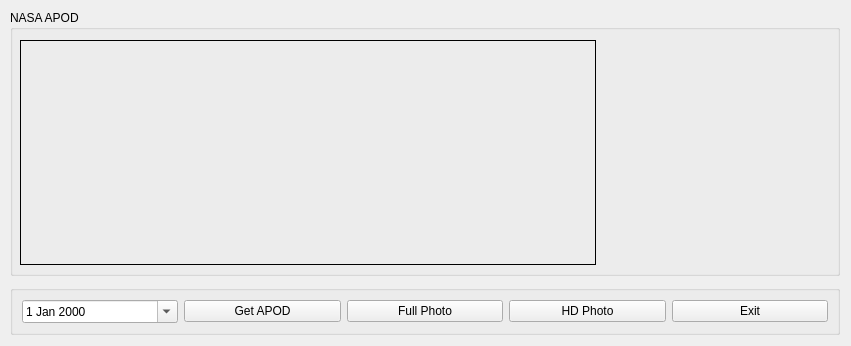
<?xml version="1.0" encoding="UTF-8"?>
<ui version="4.0">
 <class>MainWindow</class>
 <widget class="QMainWindow" name="MainWindow">
  <property name="geometry">
   <rect>
    <x>0</x>
    <y>0</y>
    <width>851</width>
    <height>346</height>
   </rect>
  </property>
  <property name="windowTitle">
   <string>NASA APOD Viewer</string>
  </property>
  <widget class="QWidget" name="centralwidget">
   <property name="palette">
    <palette>
     <active>
      <colorrole role="Window">
       <brush brushstyle="SolidPattern">
        <color alpha="255">
         <red>240</red>
         <green>240</green>
         <blue>240</blue>
        </color>
       </brush>
      </colorrole>
     </active>
     <inactive>
      <colorrole role="Window">
       <brush brushstyle="SolidPattern">
        <color alpha="255">
         <red>240</red>
         <green>240</green>
         <blue>240</blue>
        </color>
       </brush>
      </colorrole>
     </inactive>
     <disabled>
      <colorrole role="Window">
       <brush brushstyle="SolidPattern">
        <color alpha="255">
         <red>240</red>
         <green>240</green>
         <blue>240</blue>
        </color>
       </brush>
      </colorrole>
     </disabled>
    </palette>
   </property>
   <widget class="QGroupBox" name="groupBox_2">
    <property name="geometry">
     <rect>
      <x>10</x>
      <y>10</y>
      <width>830</width>
      <height>266</height>
     </rect>
    </property>
    <property name="title">
     <string>NASA APOD</string>
    </property>
    <widget class="QLabel" name="lbl_description">
     <property name="geometry">
      <rect>
       <x>10</x>
       <y>30</y>
       <width>576</width>
       <height>225</height>
      </rect>
     </property>
     <property name="frameShape">
      <enum>QFrame::Box</enum>
     </property>
     <property name="text">
      <string/>
     </property>
     <property name="alignment">
      <set>Qt::AlignLeading|Qt::AlignLeft|Qt::AlignTop</set>
     </property>
     <property name="wordWrap">
      <bool>true</bool>
     </property>
     <property name="margin">
      <number>5</number>
     </property>
     <property name="indent">
      <number>0</number>
     </property>
    </widget>
    <widget class="QLabel" name="lbl_thumbnail">
     <property name="geometry">
      <rect>
       <x>604</x>
       <y>30</y>
       <width>225</width>
       <height>225</height>
      </rect>
     </property>
     <property name="text">
      <string/>
     </property>
    </widget>
   </widget>
   <widget class="QGroupBox" name="groupBox">
    <property name="geometry">
     <rect>
      <x>10</x>
      <y>285</y>
      <width>830</width>
      <height>50</height>
     </rect>
    </property>
    <property name="title">
     <string/>
    </property>
    <layout class="QHBoxLayout" name="horizontalLayout">
     <item>
      <widget class="QDateEdit" name="dateEdit">
       <property name="calendarPopup">
        <bool>true</bool>
       </property>
      </widget>
     </item>
     <item>
      <widget class="QPushButton" name="btn_display_apod">
       <property name="text">
        <string>Get APOD</string>
       </property>
      </widget>
     </item>
     <item>
      <widget class="QPushButton" name="btn_full_photo">
       <property name="text">
        <string>Full Photo</string>
       </property>
      </widget>
     </item>
     <item>
      <widget class="QPushButton" name="btn_hd_photo">
       <property name="text">
        <string>HD Photo</string>
       </property>
      </widget>
     </item>
     <item>
      <widget class="QPushButton" name="btn_exit">
       <property name="text">
        <string>Exit</string>
       </property>
      </widget>
     </item>
    </layout>
   </widget>
  </widget>
 </widget>
 <resources/>
 <connections/>
</ui>
